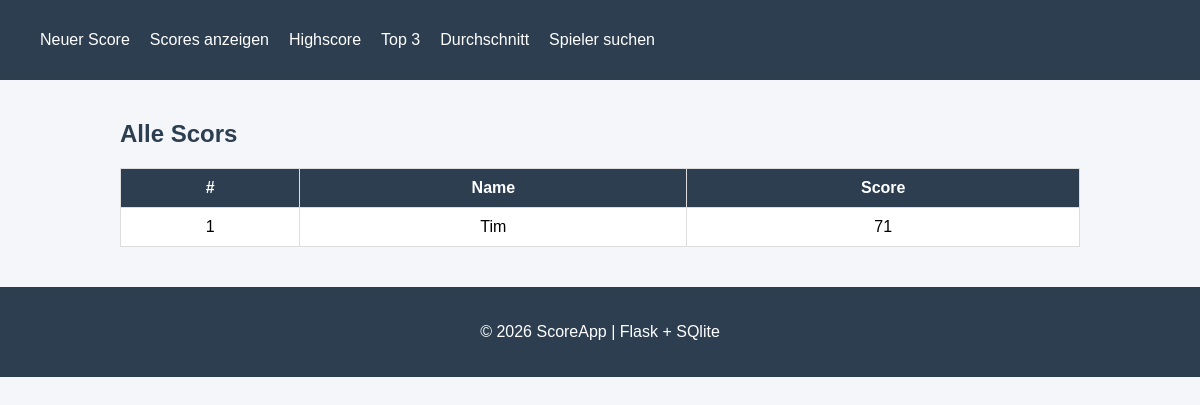
Before: /scores with the older database file.
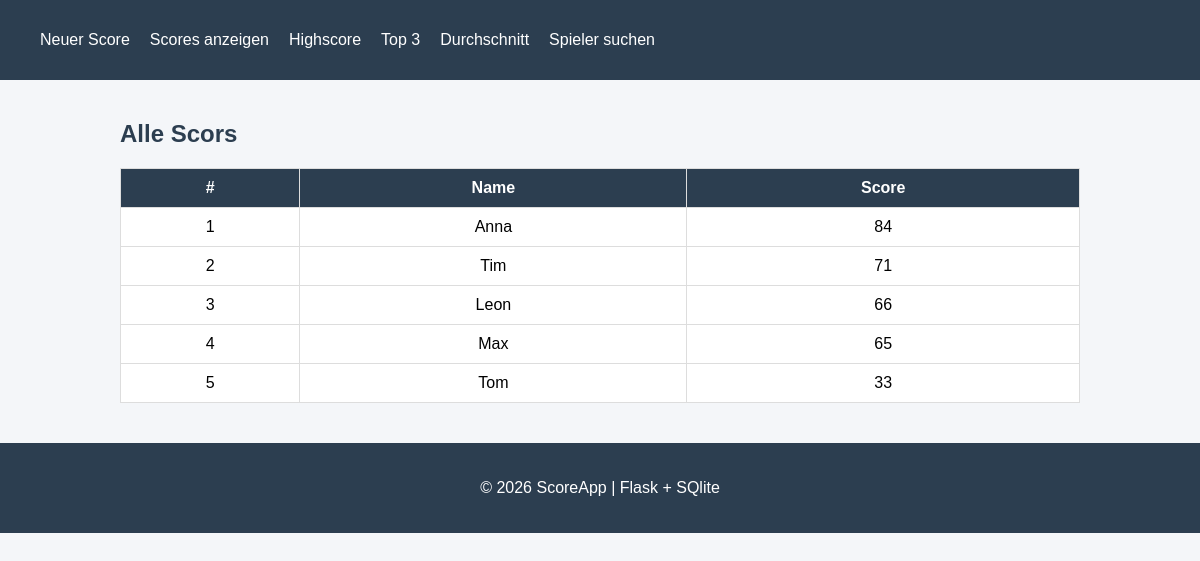
After: the same page with the newer database file.
### tables this page shows
CREATE TABLE scores (
        id INTEGER PRIMARY KEY AUTOINCREMENT,
        name TEXT NOT NULL,
        score INTEGER NOT NULL
    );

### app/routes/score_routes.py (the view)
@score_bp.route("/scores")
def show_scores():
    rows = db.load_scores_sorted()
    return render_template("pages/scores.html", scores=rows)

### app/models/database.py (called while the page is built)
    def load_scores_sorted(self):
        try:
            return self.cursor.execute("SELECT name, score FROM scores ORDER BY score DESC").fetchall()
        except sqlite3.Error as e:
            print(f"Fehler beim laden der sortierten Scores: {e}")
            return []

### app/templates/pages/scores.html
{% extends "layout/base.html" %}
{% block content %}
<h2>{{ title if title else "Alle Scors" }}</h2>
{% if scores %}
<table>
    <tr>
        <th>#</th>
        <th>Name</th>
        <th>Score</th>
    </tr>
    {% for name, score in scores %}
    <tr>
        <td>{{ loop.index }}</td>
        <td>{{ name }}</td>
        <td>{{ score }}</td>
    </tr>
    {% endfor %}
</table>
{% else %}
<p>Keine gespeicherten Scores.</p>
{% endif %}
{% endblock %}

### app/templates/layout/base.html (shortened to what this page needs)
<!DOCTYPE html>
<html lang="de">
<head>
    <link rel="stylesheet" href="{{ url_for('static', filename='css/styles.css') }}">
</head>
<body>
    {% include "components/navbar.html" %}
    <main class="container">
        {% block content %}
        {% endblock %}
    </main>
    {% include "components/footer.html" %}
</body>
</html>

### app/templates/components/navbar.html (shortened to what this page needs)
<nav class="navbar">
    <div class="nav-conteiner">
        <ul class="nav-links">
        <li><a href="{{ url_for('score.add_score') }}">Neuer Score</a></li>
            <li><a href="{{ url_for('score.show_scores') }}">Scores anzeigen</a></li>
            <li><a href="{{ url_for('score.highscore') }}">Highscore</a></li>
            <li><a href="{{ url_for('score.top3') }}">Top 3</a></li>
            <li><a href="{{ url_for('score.average') }}">Durchschnitt</a></li>
            <li><a href="{{ url_for('score.search') }}">Spieler suchen</a></li>
        </ul>
    </div>
</nav>

### app/templates/components/footer.html
<footer class="footer">
    <p>&copy; 2026 ScoreApp | Flask + SQlite</p>
</footer>

### app/static/css/styles.css (style rules this page uses)
body { margin: 0; font-family: Arial, sans-serif; background-color: #f4f6f9; }
.container { width: 80%; margin: 40px auto; }
.navbar { background-color: #2c3e50; padding: 15px 0; }
.nav-links { list-style: none; display: flex; gap: 20px; }
.nav-links a { color: white; text-decoration: none; }
h1, h2 { color: #2c3e50; }
table { width: 100%; border-collapse: collapse; margin-top: 20px; background-color: white; }
th, td { padding: 10px; border: 1px solid #ddd; text-align: center; }
th { background-color: #2c3e50; color: white; }
.footer { text-align: center; padding: 20px; margin-top: 40px; background-color: #2c3e50; color: white; }

Changed rows visible on the page:
added scores: name "Anna", score "84"
added scores: name "Leon", score "66"
added scores: name "Max", score "65"
added scores: name "Tom", score "33"
